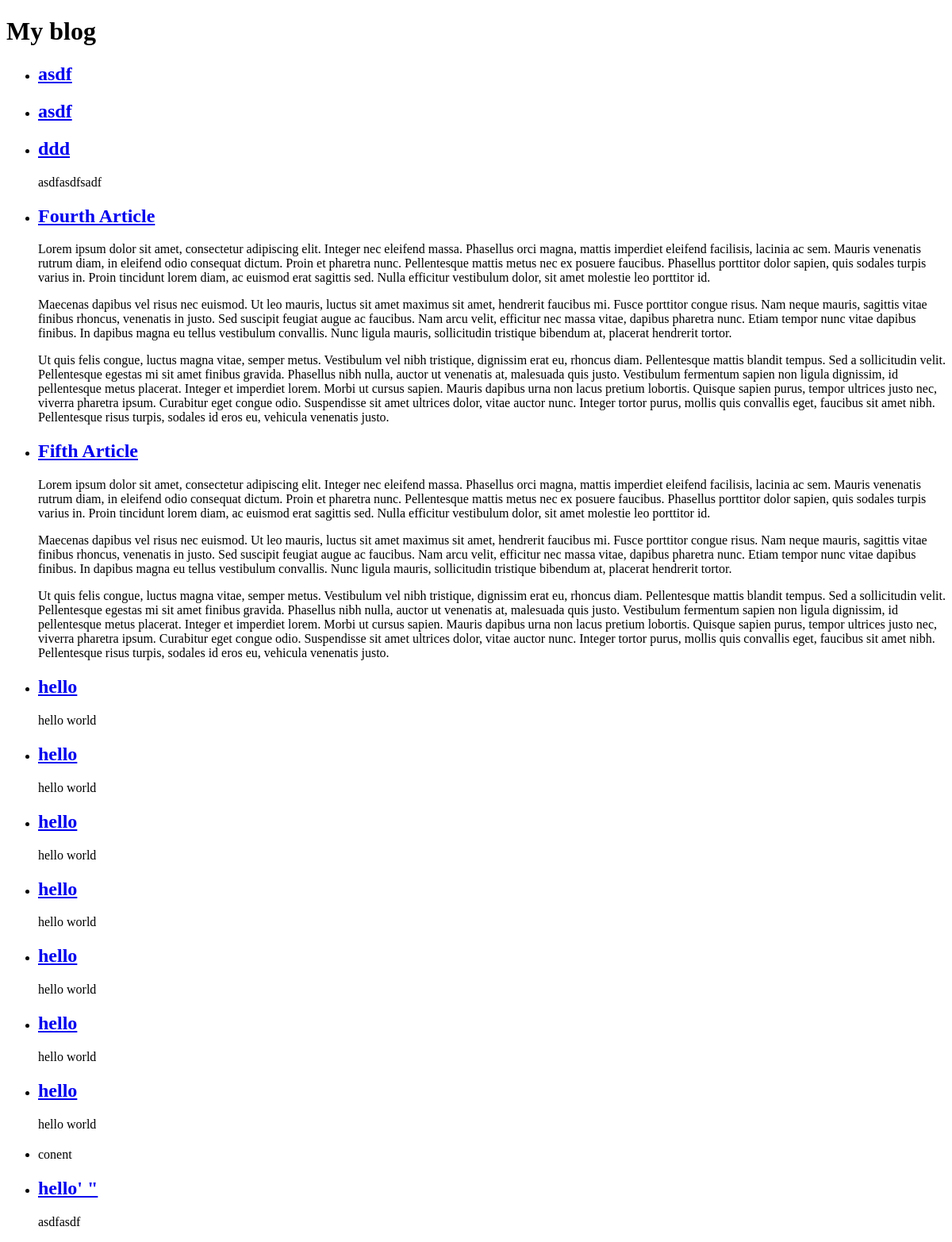
Before: /11_InsertingDataIntoTheDatabaseFromPHP/index.php with the older database file.
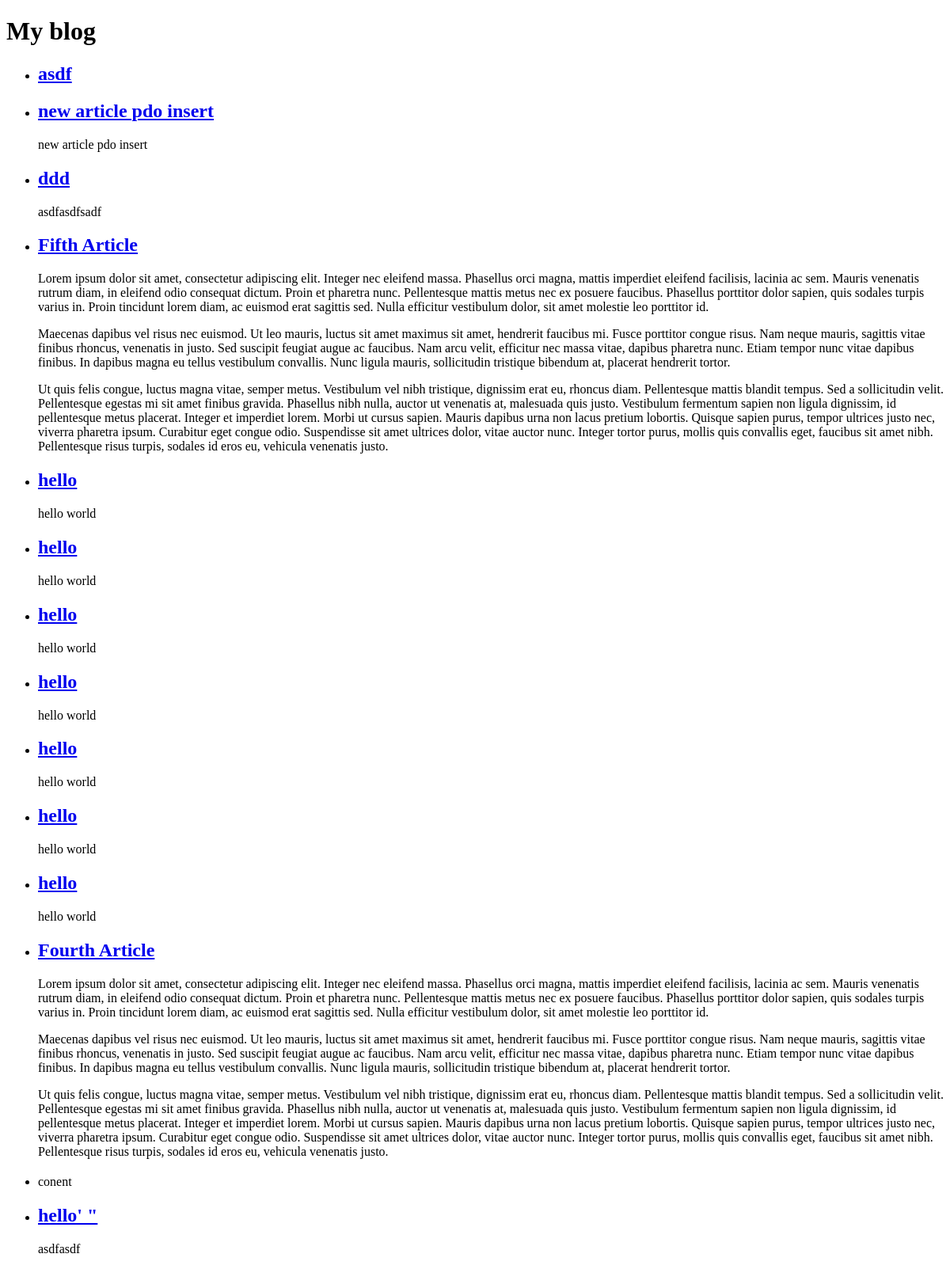
After: the same page with the newer database file.
### tables this page shows
CREATE TABLE `article` (
  `id` int(255) NOT NULL,
  `title` varchar(128) NOT NULL,
  `content` text NOT NULL,
  `published_at` datetime DEFAULT NULL
);

### 11_InsertingDataIntoTheDatabaseFromPHP/index.php (the view)
<?php
require 'includes/database.php';
$sql = "SELECT *
        FROM article
        ORDER BY published_at;";
$results = mysqli_query($conn, $sql);
if ($results === false) {
    echo mysqli_error($conn);
} else {
    $articles = mysqli_fetch_all($results, MYSQLI_ASSOC);
}
?>
<?php require 'includes/header.php'; ?>
<?php if (empty($articles)): ?>
    <p>No articles found.</p>
<?php else: ?>
    <ul>
        <?php foreach ($articles as $article): ?>
            <li>
                <article>
                    <h2><a href="article.php?id=<?= $article['id']; ?>"><?= $article['title']; ?></a></h2>
                    <p><?= $article['content']; ?></p>
                </article>
            </li>
        <?php endforeach; ?>
    </ul>
<?php endif; ?>
<?php require 'includes/footer.php'; ?>

### 11_InsertingDataIntoTheDatabaseFromPHP/includes/header.php (shortened to what this page needs)
<!DOCTYPE html>
<html>
<head>
</head>
<body>
    <header>
        <h1>My blog</h1>
    </header>
    <main>

### 11_InsertingDataIntoTheDatabaseFromPHP/includes/footer.php
    </main>
</body>
</html>

Changed rows visible on the page:
removed article: title "asdf"
added article: title "new article pdo insert", content "new article pdo insert"
changed article "Fourth Article": moves down the list
